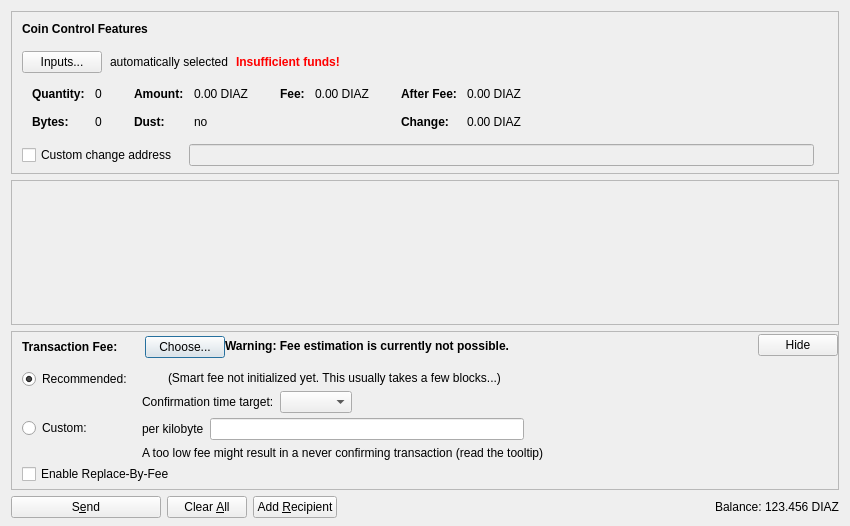
<?xml version="1.0" encoding="UTF-8"?>
<ui version="4.0">
 <class>SendCoinsDialog</class>
 <widget class="QDialog" name="SendCoinsDialog">
  <property name="geometry">
   <rect>
    <x>0</x>
    <y>0</y>
    <width>850</width>
    <height>526</height>
   </rect>
  </property>
  <property name="windowTitle">
   <string>Send Coins</string>
  </property>
  <layout class="QVBoxLayout" name="verticalLayout" stretch="0,1,0,0">
   <property name="bottomMargin">
    <number>8</number>
   </property>
   <item>
    <widget class="QFrame" name="frameCoinControl">
     <property name="sizePolicy">
      <sizepolicy hsizetype="Expanding" vsizetype="Expanding">
       <horstretch>0</horstretch>
       <verstretch>0</verstretch>
      </sizepolicy>
     </property>
     <property name="maximumSize">
      <size>
       <width>16777215</width>
       <height>16777215</height>
      </size>
     </property>
     <property name="frameShape">
      <enum>QFrame::StyledPanel</enum>
     </property>
     <property name="frameShadow">
      <enum>QFrame::Sunken</enum>
     </property>
     <layout class="QVBoxLayout" name="verticalLayoutCoinControl2">
      <property name="spacing">
       <number>0</number>
      </property>
      <property name="leftMargin">
       <number>0</number>
      </property>
      <property name="topMargin">
       <number>0</number>
      </property>
      <property name="rightMargin">
       <number>0</number>
      </property>
      <property name="bottomMargin">
       <number>6</number>
      </property>
      <item>
       <layout class="QVBoxLayout" name="verticalLayoutCoinControl" stretch="0,0,0,0,1">
        <property name="spacing">
         <number>0</number>
        </property>
        <property name="leftMargin">
         <number>10</number>
        </property>
        <property name="topMargin">
         <number>10</number>
        </property>
        <item>
         <layout class="QHBoxLayout" name="horizontalLayoutCoinControl1">
          <property name="bottomMargin">
           <number>15</number>
          </property>
          <item>
           <widget class="QLabel" name="labelCoinControlFeatures">
            <property name="sizePolicy">
             <sizepolicy hsizetype="Preferred" vsizetype="Maximum">
              <horstretch>0</horstretch>
              <verstretch>0</verstretch>
             </sizepolicy>
            </property>
            <property name="font">
             <font>
              <weight>75</weight>
              <bold>true</bold>
             </font>
            </property>
            <property name="styleSheet">
             <string notr="true">font-weight:bold;</string>
            </property>
            <property name="text">
             <string>Coin Control Features</string>
            </property>
           </widget>
          </item>
         </layout>
        </item>
        <item>
         <layout class="QHBoxLayout" name="horizontalLayoutCoinControl2" stretch="0,0,0,0">
          <property name="spacing">
           <number>8</number>
          </property>
          <property name="bottomMargin">
           <number>10</number>
          </property>
          <item>
           <widget class="QPushButton" name="pushButtonCoinControl">
            <property name="styleSheet">
             <string notr="true"/>
            </property>
            <property name="text">
             <string>Inputs...</string>
            </property>
            <property name="autoDefault">
             <bool>false</bool>
            </property>
           </widget>
          </item>
          <item>
           <widget class="QLabel" name="labelCoinControlAutomaticallySelected">
            <property name="text">
             <string>automatically selected</string>
            </property>
            <property name="margin">
             <number>5</number>
            </property>
           </widget>
          </item>
          <item>
           <widget class="QLabel" name="labelCoinControlInsuffFunds">
            <property name="font">
             <font>
              <weight>75</weight>
              <bold>true</bold>
             </font>
            </property>
            <property name="styleSheet">
             <string notr="true">color:red;font-weight:bold;</string>
            </property>
            <property name="text">
             <string>Insufficient funds!</string>
            </property>
            <property name="margin">
             <number>5</number>
            </property>
           </widget>
          </item>
          <item>
           <spacer name="horizontalSpacerCoinControl">
            <property name="orientation">
             <enum>Qt::Horizontal</enum>
            </property>
            <property name="sizeHint" stdset="0">
             <size>
              <width>40</width>
              <height>1</height>
             </size>
            </property>
           </spacer>
          </item>
         </layout>
        </item>
        <item>
         <widget class="QWidget" name="widgetCoinControl" native="true">
          <property name="sizePolicy">
           <sizepolicy hsizetype="Preferred" vsizetype="Preferred">
            <horstretch>0</horstretch>
            <verstretch>0</verstretch>
           </sizepolicy>
          </property>
          <property name="minimumSize">
           <size>
            <width>0</width>
            <height>0</height>
           </size>
          </property>
          <property name="styleSheet">
           <string notr="true"/>
          </property>
          <layout class="QHBoxLayout" name="horizontalLayoutCoinControl5">
           <property name="leftMargin">
            <number>0</number>
           </property>
           <property name="topMargin">
            <number>0</number>
           </property>
           <property name="rightMargin">
            <number>0</number>
           </property>
           <property name="bottomMargin">
            <number>0</number>
           </property>
           <item>
            <layout class="QHBoxLayout" name="horizontalLayoutCoinControl3" stretch="0,0,0,1">
             <property name="spacing">
              <number>20</number>
             </property>
             <property name="topMargin">
              <number>0</number>
             </property>
             <property name="bottomMargin">
              <number>10</number>
             </property>
             <item>
              <layout class="QFormLayout" name="formLayoutCoinControl1">
               <property name="horizontalSpacing">
                <number>10</number>
               </property>
               <property name="verticalSpacing">
                <number>14</number>
               </property>
               <property name="leftMargin">
                <number>10</number>
               </property>
               <property name="topMargin">
                <number>4</number>
               </property>
               <property name="rightMargin">
                <number>6</number>
               </property>
               <item row="0" column="0">
                <widget class="QLabel" name="labelCoinControlQuantityText">
                 <property name="font">
                  <font>
                   <weight>75</weight>
                   <bold>true</bold>
                  </font>
                 </property>
                 <property name="text">
                  <string>Quantity:</string>
                 </property>
                 <property name="margin">
                  <number>0</number>
                 </property>
                </widget>
               </item>
               <item row="0" column="1">
                <widget class="QLabel" name="labelCoinControlQuantity">
                 <property name="cursor">
                  <cursorShape>IBeamCursor</cursorShape>
                 </property>
                 <property name="contextMenuPolicy">
                  <enum>Qt::ActionsContextMenu</enum>
                 </property>
                 <property name="text">
                  <string notr="true">0</string>
                 </property>
                 <property name="margin">
                  <number>0</number>
                 </property>
                 <property name="textInteractionFlags">
                  <set>Qt::LinksAccessibleByMouse|Qt::TextSelectableByKeyboard|Qt::TextSelectableByMouse</set>
                 </property>
                </widget>
               </item>
               <item row="1" column="0">
                <widget class="QLabel" name="labelCoinControlBytesText">
                 <property name="font">
                  <font>
                   <weight>75</weight>
                   <bold>true</bold>
                  </font>
                 </property>
                 <property name="text">
                  <string>Bytes:</string>
                 </property>
                </widget>
               </item>
               <item row="1" column="1">
                <widget class="QLabel" name="labelCoinControlBytes">
                 <property name="cursor">
                  <cursorShape>IBeamCursor</cursorShape>
                 </property>
                 <property name="contextMenuPolicy">
                  <enum>Qt::ActionsContextMenu</enum>
                 </property>
                 <property name="text">
                  <string notr="true">0</string>
                 </property>
                 <property name="textInteractionFlags">
                  <set>Qt::LinksAccessibleByMouse|Qt::TextSelectableByKeyboard|Qt::TextSelectableByMouse</set>
                 </property>
                </widget>
               </item>
              </layout>
             </item>
             <item>
              <layout class="QFormLayout" name="formLayoutCoinControl2">
               <property name="horizontalSpacing">
                <number>10</number>
               </property>
               <property name="verticalSpacing">
                <number>14</number>
               </property>
               <property name="leftMargin">
                <number>6</number>
               </property>
               <property name="topMargin">
                <number>4</number>
               </property>
               <property name="rightMargin">
                <number>6</number>
               </property>
               <item row="0" column="0">
                <widget class="QLabel" name="labelCoinControlAmountText">
                 <property name="font">
                  <font>
                   <weight>75</weight>
                   <bold>true</bold>
                  </font>
                 </property>
                 <property name="text">
                  <string>Amount:</string>
                 </property>
                 <property name="margin">
                  <number>0</number>
                 </property>
                </widget>
               </item>
               <item row="0" column="1">
                <widget class="QLabel" name="labelCoinControlAmount">
                 <property name="cursor">
                  <cursorShape>IBeamCursor</cursorShape>
                 </property>
                 <property name="contextMenuPolicy">
                  <enum>Qt::ActionsContextMenu</enum>
                 </property>
                 <property name="text">
                  <string notr="true">0.00 DIAZ</string>
                 </property>
                 <property name="textInteractionFlags">
                  <set>Qt::LinksAccessibleByMouse|Qt::TextSelectableByKeyboard|Qt::TextSelectableByMouse</set>
                 </property>
                </widget>
               </item>
               <item row="1" column="0">
                <widget class="QLabel" name="labelCoinControlLowOutputText">
                 <property name="font">
                  <font>
                   <weight>75</weight>
                   <bold>true</bold>
                  </font>
                 </property>
                 <property name="text">
                  <string>Dust:</string>
                 </property>
                </widget>
               </item>
               <item row="1" column="1">
                <widget class="QLabel" name="labelCoinControlLowOutput">
                 <property name="cursor">
                  <cursorShape>IBeamCursor</cursorShape>
                 </property>
                 <property name="contextMenuPolicy">
                  <enum>Qt::ActionsContextMenu</enum>
                 </property>
                 <property name="text">
                  <string notr="true">no</string>
                 </property>
                 <property name="textInteractionFlags">
                  <set>Qt::LinksAccessibleByMouse|Qt::TextSelectableByKeyboard|Qt::TextSelectableByMouse</set>
                 </property>
                </widget>
               </item>
              </layout>
             </item>
             <item>
              <layout class="QFormLayout" name="formLayoutCoinControl3">
               <property name="horizontalSpacing">
                <number>10</number>
               </property>
               <property name="verticalSpacing">
                <number>14</number>
               </property>
               <property name="leftMargin">
                <number>6</number>
               </property>
               <property name="topMargin">
                <number>4</number>
               </property>
               <property name="rightMargin">
                <number>6</number>
               </property>
               <item row="0" column="0">
                <widget class="QLabel" name="labelCoinControlFeeText">
                 <property name="font">
                  <font>
                   <weight>75</weight>
                   <bold>true</bold>
                  </font>
                 </property>
                 <property name="text">
                  <string>Fee:</string>
                 </property>
                 <property name="margin">
                  <number>0</number>
                 </property>
                </widget>
               </item>
               <item row="0" column="1">
                <widget class="QLabel" name="labelCoinControlFee">
                 <property name="cursor">
                  <cursorShape>IBeamCursor</cursorShape>
                 </property>
                 <property name="contextMenuPolicy">
                  <enum>Qt::ActionsContextMenu</enum>
                 </property>
                 <property name="text">
                  <string notr="true">0.00 DIAZ</string>
                 </property>
                 <property name="textInteractionFlags">
                  <set>Qt::LinksAccessibleByMouse|Qt::TextSelectableByKeyboard|Qt::TextSelectableByMouse</set>
                 </property>
                </widget>
               </item>
              </layout>
             </item>
             <item>
              <layout class="QFormLayout" name="formLayoutCoinControl4">
               <property name="horizontalSpacing">
                <number>10</number>
               </property>
               <property name="verticalSpacing">
                <number>14</number>
               </property>
               <property name="leftMargin">
                <number>6</number>
               </property>
               <property name="topMargin">
                <number>4</number>
               </property>
               <property name="rightMargin">
                <number>6</number>
               </property>
               <item row="0" column="0">
                <widget class="QLabel" name="labelCoinControlAfterFeeText">
                 <property name="font">
                  <font>
                   <weight>75</weight>
                   <bold>true</bold>
                  </font>
                 </property>
                 <property name="text">
                  <string>After Fee:</string>
                 </property>
                 <property name="margin">
                  <number>0</number>
                 </property>
                </widget>
               </item>
               <item row="0" column="1">
                <widget class="QLabel" name="labelCoinControlAfterFee">
                 <property name="cursor">
                  <cursorShape>IBeamCursor</cursorShape>
                 </property>
                 <property name="contextMenuPolicy">
                  <enum>Qt::ActionsContextMenu</enum>
                 </property>
                 <property name="text">
                  <string notr="true">0.00 DIAZ</string>
                 </property>
                 <property name="textInteractionFlags">
                  <set>Qt::LinksAccessibleByMouse|Qt::TextSelectableByKeyboard|Qt::TextSelectableByMouse</set>
                 </property>
                </widget>
               </item>
               <item row="1" column="0">
                <widget class="QLabel" name="labelCoinControlChangeText">
                 <property name="font">
                  <font>
                   <weight>75</weight>
                   <bold>true</bold>
                  </font>
                 </property>
                 <property name="text">
                  <string>Change:</string>
                 </property>
                </widget>
               </item>
               <item row="1" column="1">
                <widget class="QLabel" name="labelCoinControlChange">
                 <property name="cursor">
                  <cursorShape>IBeamCursor</cursorShape>
                 </property>
                 <property name="contextMenuPolicy">
                  <enum>Qt::ActionsContextMenu</enum>
                 </property>
                 <property name="text">
                  <string notr="true">0.00 DIAZ</string>
                 </property>
                 <property name="textInteractionFlags">
                  <set>Qt::LinksAccessibleByMouse|Qt::TextSelectableByKeyboard|Qt::TextSelectableByMouse</set>
                 </property>
                </widget>
               </item>
              </layout>
             </item>
            </layout>
           </item>
          </layout>
         </widget>
        </item>
        <item>
         <layout class="QHBoxLayout" name="horizontalLayoutCoinControl4" stretch="0,0,0">
          <property name="spacing">
           <number>12</number>
          </property>
          <property name="sizeConstraint">
           <enum>QLayout::SetDefaultConstraint</enum>
          </property>
          <property name="topMargin">
           <number>5</number>
          </property>
          <property name="rightMargin">
           <number>5</number>
          </property>
          <item>
           <widget class="QCheckBox" name="checkBoxCoinControlChange">
            <property name="toolTip">
             <string>If this is activated, but the change address is empty or invalid, change will be sent to a newly generated address.</string>
            </property>
            <property name="text">
             <string>Custom change address</string>
            </property>
           </widget>
          </item>
          <item>
           <widget class="QValidatedLineEdit" name="lineEditCoinControlChange">
            <property name="enabled">
             <bool>false</bool>
            </property>
            <property name="sizePolicy">
             <sizepolicy hsizetype="Expanding" vsizetype="Fixed">
              <horstretch>0</horstretch>
              <verstretch>0</verstretch>
             </sizepolicy>
            </property>
           </widget>
          </item>
          <item>
           <widget class="QLabel" name="labelCoinControlChangeLabel">
            <property name="sizePolicy">
             <sizepolicy hsizetype="Preferred" vsizetype="Expanding">
              <horstretch>0</horstretch>
              <verstretch>0</verstretch>
             </sizepolicy>
            </property>
            <property name="minimumSize">
             <size>
              <width>0</width>
              <height>0</height>
             </size>
            </property>
            <property name="text">
             <string/>
            </property>
            <property name="margin">
             <number>3</number>
            </property>
           </widget>
          </item>
         </layout>
        </item>
        <item>
         <spacer name="verticalSpacerCoinControl">
          <property name="orientation">
           <enum>Qt::Vertical</enum>
          </property>
          <property name="sizeHint" stdset="0">
           <size>
            <width>800</width>
            <height>1</height>
           </size>
          </property>
         </spacer>
        </item>
       </layout>
      </item>
     </layout>
    </widget>
   </item>
   <item>
    <widget class="QScrollArea" name="scrollArea">
     <property name="widgetResizable">
      <bool>true</bool>
     </property>
     <widget class="QWidget" name="scrollAreaWidgetContents">
      <property name="geometry">
       <rect>
        <x>0</x>
        <y>0</y>
        <width>830</width>
        <height>104</height>
       </rect>
      </property>
      <layout class="QVBoxLayout" name="verticalLayout_2" stretch="0,1">
       <property name="leftMargin">
        <number>0</number>
       </property>
       <property name="topMargin">
        <number>0</number>
       </property>
       <property name="rightMargin">
        <number>0</number>
       </property>
       <property name="bottomMargin">
        <number>0</number>
       </property>
       <item>
        <layout class="QVBoxLayout" name="entries">
         <property name="spacing">
          <number>6</number>
         </property>
        </layout>
       </item>
       <item>
        <spacer name="verticalSpacer">
         <property name="orientation">
          <enum>Qt::Vertical</enum>
         </property>
         <property name="sizeHint" stdset="0">
          <size>
           <width>20</width>
           <height>40</height>
          </size>
         </property>
        </spacer>
       </item>
      </layout>
     </widget>
    </widget>
   </item>
   <item>
    <widget class="QFrame" name="frameFee">
     <property name="sizePolicy">
      <sizepolicy hsizetype="Expanding" vsizetype="Expanding">
       <horstretch>0</horstretch>
       <verstretch>0</verstretch>
      </sizepolicy>
     </property>
     <property name="maximumSize">
      <size>
       <width>16777215</width>
       <height>16777215</height>
      </size>
     </property>
     <property name="frameShape">
      <enum>QFrame::StyledPanel</enum>
     </property>
     <property name="frameShadow">
      <enum>QFrame::Sunken</enum>
     </property>
     <layout class="QVBoxLayout" name="verticalLayoutFee1">
      <property name="spacing">
       <number>0</number>
      </property>
      <property name="leftMargin">
       <number>0</number>
      </property>
      <property name="topMargin">
       <number>0</number>
      </property>
      <property name="rightMargin">
       <number>0</number>
      </property>
      <property name="bottomMargin">
       <number>0</number>
      </property>
      <item>
       <layout class="QVBoxLayout" name="verticalLayoutFee2" stretch="0,0,0">
        <property name="spacing">
         <number>0</number>
        </property>
        <property name="leftMargin">
         <number>10</number>
        </property>
        <property name="topMargin">
         <number>0</number>
        </property>
        <item>
         <layout class="QHBoxLayout" name="horizontalLayoutFee1">
          <property name="bottomMargin">
           <number>0</number>
          </property>
          <item>
           <layout class="QVBoxLayout" name="verticalLayoutFee7">
            <property name="spacing">
             <number>0</number>
            </property>
            <item>
             <spacer name="verticalSpacerSmartFee">
              <property name="orientation">
               <enum>Qt::Vertical</enum>
              </property>
              <property name="sizeType">
               <enum>QSizePolicy::Fixed</enum>
              </property>
              <property name="sizeHint" stdset="0">
               <size>
                <width>1</width>
                <height>4</height>
               </size>
              </property>
             </spacer>
            </item>
            <item>
             <layout class="QHBoxLayout" name="horizontalLayoutSmartFee">
              <property name="spacing">
               <number>10</number>
              </property>
              <item>
               <widget class="QLabel" name="labelFeeHeadline">
                <property name="sizePolicy">
                 <sizepolicy hsizetype="Preferred" vsizetype="Maximum">
                  <horstretch>0</horstretch>
                  <verstretch>0</verstretch>
                 </sizepolicy>
                </property>
                <property name="font">
                 <font>
                  <weight>75</weight>
                  <bold>true</bold>
                 </font>
                </property>
                <property name="styleSheet">
                 <string notr="true">font-weight:bold;</string>
                </property>
                <property name="text">
                 <string>Transaction Fee:</string>
                </property>
               </widget>
              </item>
              <item>
               <widget class="QLabel" name="labelFeeMinimized">
                <property name="text">
                 <string/>
                </property>
               </widget>
              </item>
              <item>
               <widget class="QPushButton" name="buttonChooseFee">
                <property name="text">
                 <string>Choose...</string>
                </property>
               </widget>
              </item>
             </layout>
            </item>
            <item>
             <spacer name="verticalSpacer_5">
              <property name="orientation">
               <enum>Qt::Vertical</enum>
              </property>
              <property name="sizeHint" stdset="0">
               <size>
                <width>1</width>
                <height>1</height>
               </size>
              </property>
             </spacer>
            </item>
           </layout>
          </item>
          <item>
           <widget class="QLabel" name="fallbackFeeWarningLabel">
            <property name="toolTip">
             <string>Using the fallbackfee can result in sending a transaction that will take several hours or days (or never) to confirm. Consider choosing your fee manually or wait until you have validated the complete chain.</string>
            </property>
            <property name="font">
            <font>
                <weight>75</weight>
                <bold>true</bold>
            </font>
            </property>
            <property name="text">
             <string>Warning: Fee estimation is currently not possible.</string>
            </property>
            <property name="wordWrap">
             <bool>false</bool>
            </property>
           </widget>
          </item>
          <item>
           <spacer name="horizontalSpacer_4">
            <property name="orientation">
             <enum>Qt::Horizontal</enum>
            </property>
            <property name="sizeType">
             <enum>QSizePolicy::MinimumExpanding</enum>
            </property>
            <property name="sizeHint" stdset="0">
             <size>
              <width>40</width>
              <height>20</height>
             </size>
            </property>
           </spacer>
          </item>
          <item>
           <widget class="QPushButton" name="buttonMinimizeFee">
            <property name="toolTip">
             <string>collapse fee-settings</string>
            </property>
            <property name="text">
             <string>Hide</string>
            </property>
           </widget>
          </item>
         </layout>
        </item>
        <item>
         <widget class="QFrame" name="frameFeeSelection">
          <layout class="QVBoxLayout" name="verticalLayoutFee12">
           <property name="spacing">
            <number>0</number>
           </property>
           <property name="leftMargin">
            <number>0</number>
           </property>
           <property name="topMargin">
            <number>0</number>
           </property>
           <property name="rightMargin">
            <number>0</number>
           </property>
           <property name="bottomMargin">
            <number>0</number>
           </property>
           <item>
            <layout class="QGridLayout" name="gridLayoutFee">
             <property name="topMargin">
              <number>10</number>
             </property>
             <property name="bottomMargin">
              <number>4</number>
             </property>
             <property name="horizontalSpacing">
              <number>10</number>
             </property>
             <property name="verticalSpacing">
              <number>4</number>
             </property>
             <item row="1" column="1">
              <layout class="QVBoxLayout" name="verticalLayoutFee8">
               <property name="spacing">
                <number>6</number>
               </property>
               <item>
                <layout class="QHBoxLayout" name="horizontalLayoutFee13">
                 <item>
                  <widget class="QLabel" name="labelCustomPerKilobyte">
                   <property name="toolTip">
                    <string>Specify a custom fee per kB (1,000 bytes) of the transaction's virtual size.

Note:  Since the fee is calculated on a per-byte basis, a fee of "100 satoshis per kB" for a transaction size of 500 bytes (half of 1 kB) would ultimately yield a fee of only 50 satoshis.</string>
                   </property>
                   <property name="text">
                    <string>per kilobyte</string>
                   </property>
                  </widget>
                 </item>
                 <item>
                  <widget class="DiazAmountField" name="customFee"/>
                 </item>
                 <item>
                  <spacer name="horizontalSpacer_6">
                   <property name="orientation">
                    <enum>Qt::Horizontal</enum>
                   </property>
                   <property name="sizeHint" stdset="0">
                    <size>
                     <width>1</width>
                     <height>1</height>
                    </size>
                   </property>
                  </spacer>
                 </item>
                </layout>
               </item>
               <item>
                <layout class="QHBoxLayout" name="horizontalLayoutFee8">
                 <item>
                  <widget class="QLabel" name="labelCustomFeeWarning">
                   <property name="enabled">
                    <bool>true</bool>
                   </property>
                   <property name="toolTip">
                    <string>When there is less transaction volume than space in the blocks, miners as well as relaying nodes may enforce a minimum fee. Paying only this minimum fee is just fine, but be aware that this can result in a never confirming transaction once there is more demand for diaz transactions than the network can process.</string>
                   </property>
                   <property name="text">
                    <string>A too low fee might result in a never confirming transaction (read the tooltip)</string>
                   </property>
                  </widget>
                 </item>
                 <item>
                  <spacer name="horizontalSpacer_2">
                   <property name="orientation">
                    <enum>Qt::Horizontal</enum>
                   </property>
                   <property name="sizeHint" stdset="0">
                    <size>
                     <width>1</width>
                     <height>1</height>
                    </size>
                   </property>
                  </spacer>
                 </item>
                </layout>
               </item>
              </layout>
             </item>
             <item row="0" column="0">
              <layout class="QVBoxLayout" name="verticalLayoutFee4" stretch="0,1">
               <item>
                <widget class="QRadioButton" name="radioSmartFee">
                 <property name="text">
                  <string>Recommended:</string>
                 </property>
                 <property name="checked">
                  <bool>true</bool>
                 </property>
                 <attribute name="buttonGroup">
                  <string notr="true">groupFee</string>
                 </attribute>
                </widget>
               </item>
               <item>
                <spacer name="verticalSpacer_2">
                 <property name="orientation">
                  <enum>Qt::Vertical</enum>
                 </property>
                 <property name="sizeHint" stdset="0">
                  <size>
                   <width>1</width>
                   <height>1</height>
                  </size>
                 </property>
                </spacer>
               </item>
              </layout>
             </item>
             <item row="1" column="0">
              <layout class="QVBoxLayout" name="verticalLayoutFee9" stretch="0,1">
               <item>
                <widget class="QRadioButton" name="radioCustomFee">
                 <property name="text">
                  <string>Custom:</string>
                 </property>
                 <attribute name="buttonGroup">
                  <string notr="true">groupFee</string>
                 </attribute>
                </widget>
               </item>
               <item>
                <spacer name="verticalSpacer_6">
                 <property name="orientation">
                  <enum>Qt::Vertical</enum>
                 </property>
                 <property name="sizeHint" stdset="0">
                  <size>
                   <width>1</width>
                   <height>1</height>
                  </size>
                 </property>
                </spacer>
               </item>
              </layout>
             </item>
             <item row="0" column="1">
              <layout class="QVBoxLayout" name="verticalLayoutFee3" stretch="0,0,1">
               <property name="spacing">
                <number>6</number>
               </property>
               <property name="topMargin">
                <number>2</number>
               </property>
               <item>
                <layout class="QHBoxLayout" name="horizontalLayoutFee12">
                 <item>
                  <widget class="QLabel" name="labelSmartFee">
                   <property name="text">
                    <string/>
                   </property>
                  </widget>
                 </item>
                 <item>
                  <widget class="QLabel" name="labelFeeEstimation">
                   <property name="text">
                    <string/>
                   </property>
                  </widget>
                 </item>
                 <item>
                  <widget class="QLabel" name="labelSmartFee2">
                   <property name="text">
                    <string>(Smart fee not initialized yet. This usually takes a few blocks...)</string>
                   </property>
                  </widget>
                 </item>
                 <item>
                  <spacer name="horizontalSpacer_5">
                   <property name="orientation">
                    <enum>Qt::Horizontal</enum>
                   </property>
                   <property name="sizeHint" stdset="0">
                    <size>
                     <width>1</width>
                     <height>1</height>
                    </size>
                   </property>
                  </spacer>
                 </item>
                </layout>
               </item>
               <item>
                <layout class="QHBoxLayout" name="horizontalLayoutFee9">
                 <item>
                  <layout class="QVBoxLayout" name="verticalLayoutFee6">
                   <item>
                    <widget class="QLabel" name="labelSmartFee3">
                     <property name="text">
                      <string>Confirmation time target:</string>
                     </property>
                    </widget>
                   </item>
                  </layout>
                 </item>
                 <item>
                  <layout class="QVBoxLayout" name="verticalLayoutFee5">
                   <property name="rightMargin">
                    <number>30</number>
                   </property>
                   <item>
                    <layout class="QHBoxLayout" name="horizontalLayoutConfTarget">
                     <property name="bottomMargin">
                      <number>0</number>
                     </property>
                     <item>
                      <widget class="QComboBox" name="confTargetSelector"/>
                     </item>
                     <item>
                      <spacer name="horizontalSpacerConfTarget">
                       <property name="orientation">
                        <enum>Qt::Horizontal</enum>
                       </property>
                       <property name="sizeHint" stdset="0">
                        <size>
                         <width>40</width>
                         <height>20</height>
                        </size>
                       </property>
                      </spacer>
                     </item>
                    </layout>
                   </item>
                  </layout>
                 </item>
                </layout>
               </item>
               <item>
                <spacer name="verticalSpacer_4">
                 <property name="orientation">
                  <enum>Qt::Vertical</enum>
                 </property>
                 <property name="sizeHint" stdset="0">
                  <size>
                   <width>1</width>
                   <height>1</height>
                  </size>
                 </property>
                </spacer>
               </item>
              </layout>
             </item>
            </layout>
           </item>
           <item>
            <widget class="QCheckBox" name="optInRBF">
             <property name="text">
              <string>Enable Replace-By-Fee</string>
             </property>
             <property name="toolTip">
              <string>With Replace-By-Fee (BIP-125) you can increase a transaction's fee after it is sent. Without this, a higher fee may be recommended to compensate for increased transaction delay risk.</string>
             </property>
            </widget>
           </item>
          </layout>
         </widget>
        </item>
        <item>
         <spacer name="verticalSpacerFee">
          <property name="orientation">
           <enum>Qt::Vertical</enum>
          </property>
          <property name="sizeHint" stdset="0">
           <size>
            <width>40</width>
            <height>5</height>
           </size>
          </property>
         </spacer>
        </item>
       </layout>
      </item>
     </layout>
    </widget>
   </item>
   <item>
    <layout class="QHBoxLayout" name="horizontalLayout">
     <item>
      <widget class="QPushButton" name="sendButton">
       <property name="minimumSize">
        <size>
         <width>150</width>
         <height>0</height>
        </size>
       </property>
       <property name="toolTip">
        <string>Confirm the send action</string>
       </property>
       <property name="text">
        <string>S&amp;end</string>
       </property>
       <property name="icon">
        <iconset resource="../diaz.qrc">
         <normaloff>:/icons/send</normaloff>:/icons/send</iconset>
       </property>
       <property name="autoDefault">
        <bool>false</bool>
       </property>
       <property name="default">
        <bool>false</bool>
       </property>
      </widget>
     </item>
     <item>
      <widget class="QPushButton" name="clearButton">
       <property name="sizePolicy">
        <sizepolicy hsizetype="Minimum" vsizetype="Fixed">
         <horstretch>0</horstretch>
         <verstretch>0</verstretch>
        </sizepolicy>
       </property>
       <property name="toolTip">
        <string>Clear all fields of the form.</string>
       </property>
       <property name="text">
        <string>Clear &amp;All</string>
       </property>
       <property name="icon">
        <iconset resource="../diaz.qrc">
         <normaloff>:/icons/remove</normaloff>:/icons/remove</iconset>
       </property>
       <property name="autoDefault">
        <bool>false</bool>
       </property>
      </widget>
     </item>
     <item>
      <widget class="QPushButton" name="addButton">
       <property name="toolTip">
        <string>Send to multiple recipients at once</string>
       </property>
       <property name="text">
        <string>Add &amp;Recipient</string>
       </property>
       <property name="icon">
        <iconset resource="../diaz.qrc">
         <normaloff>:/icons/add</normaloff>:/icons/add</iconset>
       </property>
       <property name="autoDefault">
        <bool>false</bool>
       </property>
      </widget>
     </item>
     <item>
      <spacer name="horizontalSpacer">
       <property name="orientation">
        <enum>Qt::Horizontal</enum>
       </property>
       <property name="sizeHint" stdset="0">
        <size>
         <width>40</width>
         <height>20</height>
        </size>
       </property>
      </spacer>
     </item>
     <item>
      <layout class="QHBoxLayout" name="horizontalLayout_2">
       <property name="spacing">
        <number>3</number>
       </property>
       <item>
        <widget class="QLabel" name="label">
         <property name="sizePolicy">
          <sizepolicy hsizetype="Preferred" vsizetype="Fixed">
           <horstretch>0</horstretch>
           <verstretch>0</verstretch>
          </sizepolicy>
         </property>
         <property name="text">
          <string>Balance:</string>
         </property>
        </widget>
       </item>
       <item>
        <widget class="QLabel" name="labelBalance">
         <property name="sizePolicy">
          <sizepolicy hsizetype="Preferred" vsizetype="Fixed">
           <horstretch>0</horstretch>
           <verstretch>0</verstretch>
          </sizepolicy>
         </property>
         <property name="cursor">
          <cursorShape>IBeamCursor</cursorShape>
         </property>
         <property name="text">
          <string notr="true">123.456 DIAZ</string>
         </property>
         <property name="textInteractionFlags">
          <set>Qt::LinksAccessibleByMouse|Qt::TextSelectableByKeyboard|Qt::TextSelectableByMouse</set>
         </property>
        </widget>
       </item>
      </layout>
     </item>
    </layout>
   </item>
  </layout>
 </widget>
 <customwidgets>
  <customwidget>
   <class>QValidatedLineEdit</class>
   <extends>QLineEdit</extends>
   <header>qt/qvalidatedlineedit.h</header>
  </customwidget>
  <customwidget>
   <class>DiazAmountField</class>
   <extends>QLineEdit</extends>
   <header>qt/diazamountfield.h</header>
   <container>1</container>
  </customwidget>
 </customwidgets>
 <resources>
  <include location="../diaz.qrc"/>
 </resources>
 <connections/>
 <buttongroups>
  <buttongroup name="groupFee"/>
 </buttongroups>
</ui>
